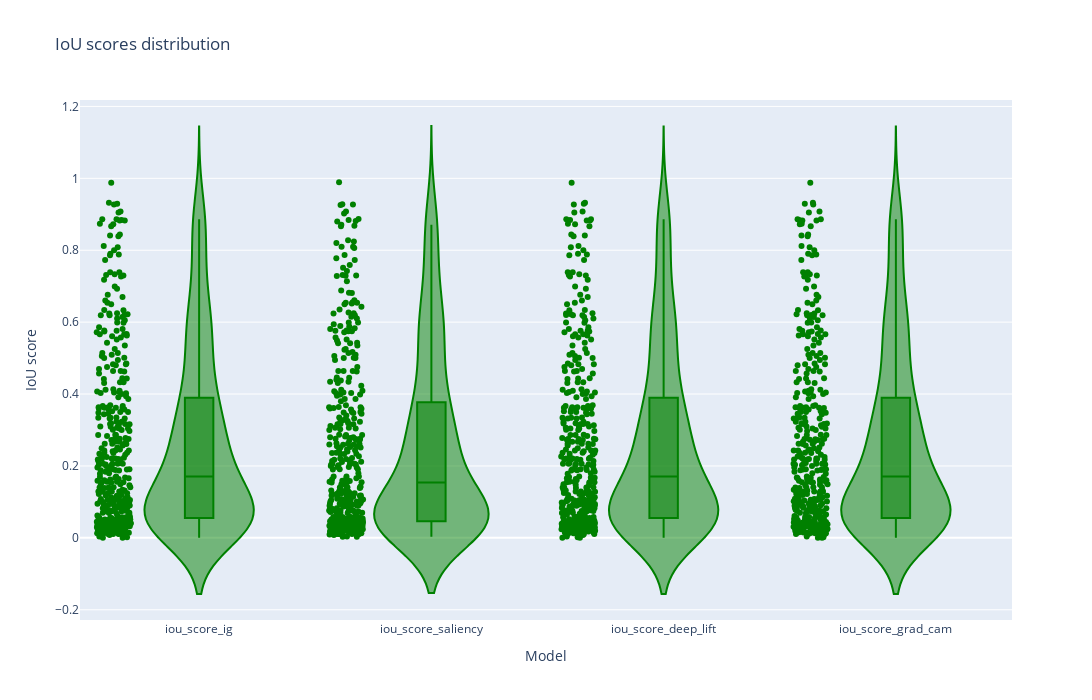

Notebook source saved alongside this figure:
### Code cell
fig = px.violin(df_res_giuste[['iou_score_ig', 'iou_score_saliency','iou_score_deep_lift', 'iou_score_grad_cam']], points="all", color_discrete_sequence=['green'], title='IoU scores distribution', box=True, width=1400, height=700)
fig.update_layout(xaxis_title='Model', yaxis_title='IoU score')
fig.show()
fig.write_html('iou_distribution_interpretabilities_giuste.html')
fig.write_image('iou_distribution_interpretabilities_giuste.png')

### Figure 1 — Plotly figure (JSON) as saved in the notebook; plotly's stock layout.template omitted (floating-point values rounded to 4 significant figures; data arrays with more than 128 entries replaced by an {"elided": "..."} marker saying what was removed)
{"data": [{"alignmentgroup": "True", "box": {"visible": true}, "hovertemplate": "variable=%{x}<br>value=%{y}<extra></extra>", "legendgroup": "", "marker": {"color": "green"}, "name": "", "offsetgroup": "", "orientation": "v", "points": "all", "scalegroup": "True", "showlegend": false, "type": "violin", "x": {"elided": "1612 str values"}, "x0": " ", "xaxis": "x", "y": {"elided": "1612 float values"}, "y0": " ", "yaxis": "y"}], "layout": {"height": 700, "legend": {"tracegroupgap": 0}, "title": {"text": "IoU scores distribution"}, "violinmode": "group", "width": 1400, "xaxis": {"anchor": "y", "domain": [0, 1], "title": {"text": "Model"}}, "yaxis": {"anchor": "x", "domain": [0, 1], "title": {"text": "IoU score"}}}}
